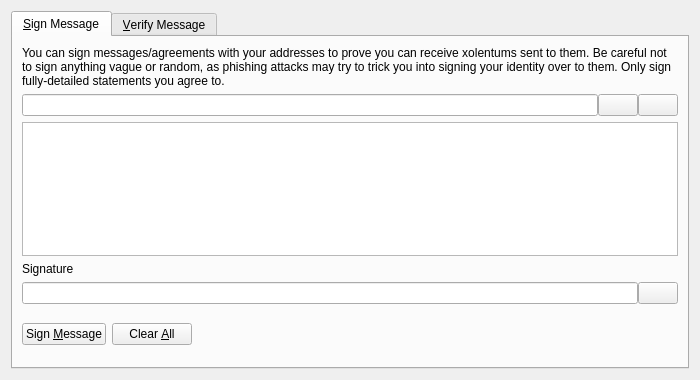
<?xml version="1.0" encoding="UTF-8"?>
<ui version="4.0">
 <class>SignVerifyMessageDialog</class>
 <widget class="QDialog" name="SignVerifyMessageDialog">
  <property name="geometry">
   <rect>
    <x>0</x>
    <y>0</y>
    <width>700</width>
    <height>380</height>
   </rect>
  </property>
  <property name="windowTitle">
   <string>Signatures - Sign / Verify a Message</string>
  </property>
  <property name="modal">
   <bool>true</bool>
  </property>
  <layout class="QVBoxLayout" name="verticalLayout">
   <item>
    <widget class="QTabWidget" name="tabWidget">
     <property name="currentIndex">
      <number>0</number>
     </property>
     <widget class="QWidget" name="tabSignMessage">
      <attribute name="title">
       <string>&amp;Sign Message</string>
      </attribute>
      <layout class="QVBoxLayout" name="verticalLayout_SM">
       <item>
        <widget class="QLabel" name="infoLabel_SM">
         <property name="text">
          <string>You can sign messages/agreements with your addresses to prove you can receive xolentums sent to them. Be careful not to sign anything vague or random, as phishing attacks may try to trick you into signing your identity over to them. Only sign fully-detailed statements you agree to.</string>
         </property>
         <property name="textFormat">
          <enum>Qt::PlainText</enum>
         </property>
         <property name="wordWrap">
          <bool>true</bool>
         </property>
        </widget>
       </item>
       <item>
        <layout class="QHBoxLayout" name="horizontalLayout_1_SM">
         <property name="spacing">
          <number>0</number>
         </property>
         <item>
          <widget class="QValidatedLineEdit" name="addressIn_SM">
           <property name="toolTip">
            <string>The Xolentum address to sign the message with</string>
           </property>
          </widget>
         </item>
         <item>
          <widget class="QPushButton" name="addressBookButton_SM">
           <property name="toolTip">
            <string>Choose previously used address</string>
           </property>
           <property name="text">
            <string/>
           </property>
           <property name="icon">
            <iconset resource="../bitcoin.qrc">
             <normaloff>:/icons/address-book</normaloff>:/icons/address-book</iconset>
           </property>
           <property name="shortcut">
            <string>Alt+A</string>
           </property>
           <property name="autoDefault">
            <bool>false</bool>
           </property>
          </widget>
         </item>
         <item>
          <widget class="QPushButton" name="pasteButton_SM">
           <property name="toolTip">
            <string>Paste address from clipboard</string>
           </property>
           <property name="text">
            <string/>
           </property>
           <property name="icon">
            <iconset resource="../bitcoin.qrc">
             <normaloff>:/icons/editpaste</normaloff>:/icons/editpaste</iconset>
           </property>
           <property name="shortcut">
            <string>Alt+P</string>
           </property>
           <property name="autoDefault">
            <bool>false</bool>
           </property>
          </widget>
         </item>
        </layout>
       </item>
       <item>
        <widget class="QPlainTextEdit" name="messageIn_SM">
         <property name="toolTip">
          <string>Enter the message you want to sign here</string>
         </property>
        </widget>
       </item>
       <item>
        <widget class="QLabel" name="signatureLabel_SM">
         <property name="text">
          <string>Signature</string>
         </property>
         <property name="textFormat">
          <enum>Qt::PlainText</enum>
         </property>
        </widget>
       </item>
       <item>
        <layout class="QHBoxLayout" name="horizontalLayout_2_SM">
         <property name="spacing">
          <number>0</number>
         </property>
         <item>
          <widget class="QLineEdit" name="signatureOut_SM">
           <property name="font">
            <font>
             <italic>true</italic>
            </font>
           </property>
           <property name="readOnly">
            <bool>true</bool>
           </property>
          </widget>
         </item>
         <item>
          <widget class="QPushButton" name="copySignatureButton_SM">
           <property name="toolTip">
            <string>Copy the current signature to the system clipboard</string>
           </property>
           <property name="text">
            <string/>
           </property>
           <property name="icon">
            <iconset resource="../bitcoin.qrc">
             <normaloff>:/icons/editcopy</normaloff>:/icons/editcopy</iconset>
           </property>
           <property name="autoDefault">
            <bool>false</bool>
           </property>
          </widget>
         </item>
        </layout>
       </item>
       <item>
        <layout class="QHBoxLayout" name="horizontalLayout_3_SM">
         <item>
          <widget class="QPushButton" name="signMessageButton_SM">
           <property name="toolTip">
            <string>Sign the message to prove you own this Xolentum address</string>
           </property>
           <property name="text">
            <string>Sign &amp;Message</string>
           </property>
           <property name="icon">
            <iconset resource="../bitcoin.qrc">
             <normaloff>:/icons/edit</normaloff>:/icons/edit</iconset>
           </property>
           <property name="autoDefault">
            <bool>false</bool>
           </property>
          </widget>
         </item>
         <item>
          <widget class="QPushButton" name="clearButton_SM">
           <property name="toolTip">
            <string>Reset all sign message fields</string>
           </property>
           <property name="text">
            <string>Clear &amp;All</string>
           </property>
           <property name="icon">
            <iconset resource="../bitcoin.qrc">
             <normaloff>:/icons/remove</normaloff>:/icons/remove</iconset>
           </property>
           <property name="autoDefault">
            <bool>false</bool>
           </property>
          </widget>
         </item>
         <item>
          <spacer name="horizontalSpacer_1_SM">
           <property name="orientation">
            <enum>Qt::Horizontal</enum>
           </property>
           <property name="sizeHint" stdset="0">
            <size>
             <width>40</width>
             <height>48</height>
            </size>
           </property>
          </spacer>
         </item>
         <item>
          <widget class="QLabel" name="statusLabel_SM">
           <property name="font">
            <font>
             <weight>75</weight>
             <bold>true</bold>
            </font>
           </property>
           <property name="text">
            <string/>
           </property>
           <property name="wordWrap">
            <bool>true</bool>
           </property>
          </widget>
         </item>
         <item>
          <spacer name="horizontalSpacer_2_SM">
           <property name="orientation">
            <enum>Qt::Horizontal</enum>
           </property>
           <property name="sizeHint" stdset="0">
            <size>
             <width>40</width>
             <height>48</height>
            </size>
           </property>
          </spacer>
         </item>
        </layout>
       </item>
      </layout>
     </widget>
     <widget class="QWidget" name="tabVerifyMessage">
      <attribute name="title">
       <string>&amp;Verify Message</string>
      </attribute>
      <layout class="QVBoxLayout" name="verticalLayout_VM">
       <item>
        <widget class="QLabel" name="infoLabel_VM">
         <property name="text">
          <string>Enter the receiver's address, message (ensure you copy line breaks, spaces, tabs, etc. exactly) and signature below to verify the message. Be careful not to read more into the signature than what is in the signed message itself, to avoid being tricked by a man-in-the-middle attack. Note that this only proves the signing party receives with the address, it cannot prove sendership of any transaction!</string>
         </property>
         <property name="textFormat">
          <enum>Qt::PlainText</enum>
         </property>
         <property name="alignment">
          <set>Qt::AlignLeading|Qt::AlignLeft|Qt::AlignTop</set>
         </property>
         <property name="wordWrap">
          <bool>true</bool>
         </property>
        </widget>
       </item>
       <item>
        <layout class="QHBoxLayout" name="horizontalLayout_1_VM">
         <property name="spacing">
          <number>0</number>
         </property>
         <item>
          <widget class="QValidatedLineEdit" name="addressIn_VM">
           <property name="toolTip">
            <string>The Xolentum address the message was signed with</string>
           </property>
          </widget>
         </item>
         <item>
          <widget class="QPushButton" name="addressBookButton_VM">
           <property name="toolTip">
            <string>Choose previously used address</string>
           </property>
           <property name="text">
            <string/>
           </property>
           <property name="icon">
            <iconset resource="../bitcoin.qrc">
             <normaloff>:/icons/address-book</normaloff>:/icons/address-book</iconset>
           </property>
           <property name="shortcut">
            <string>Alt+A</string>
           </property>
           <property name="autoDefault">
            <bool>false</bool>
           </property>
          </widget>
         </item>
        </layout>
       </item>
       <item>
        <widget class="QPlainTextEdit" name="messageIn_VM"/>
       </item>
       <item>
        <widget class="QValidatedLineEdit" name="signatureIn_VM"/>
       </item>
       <item>
        <layout class="QHBoxLayout" name="horizontalLayout_2_VM">
         <item>
          <widget class="QPushButton" name="verifyMessageButton_VM">
           <property name="toolTip">
            <string>Verify the message to ensure it was signed with the specified Xolentum address</string>
           </property>
           <property name="text">
            <string>Verify &amp;Message</string>
           </property>
           <property name="icon">
            <iconset resource="../bitcoin.qrc">
             <normaloff>:/icons/transaction_0</normaloff>:/icons/transaction_0</iconset>
           </property>
           <property name="autoDefault">
            <bool>false</bool>
           </property>
          </widget>
         </item>
         <item>
          <widget class="QPushButton" name="clearButton_VM">
           <property name="toolTip">
            <string>Reset all verify message fields</string>
           </property>
           <property name="text">
            <string>Clear &amp;All</string>
           </property>
           <property name="icon">
            <iconset resource="../bitcoin.qrc">
             <normaloff>:/icons/remove</normaloff>:/icons/remove</iconset>
           </property>
           <property name="autoDefault">
            <bool>false</bool>
           </property>
          </widget>
         </item>
         <item>
          <spacer name="horizontalSpacer_1_VM">
           <property name="orientation">
            <enum>Qt::Horizontal</enum>
           </property>
           <property name="sizeHint" stdset="0">
            <size>
             <width>40</width>
             <height>48</height>
            </size>
           </property>
          </spacer>
         </item>
         <item>
          <widget class="QLabel" name="statusLabel_VM">
           <property name="font">
            <font>
             <weight>75</weight>
             <bold>true</bold>
            </font>
           </property>
           <property name="text">
            <string/>
           </property>
           <property name="wordWrap">
            <bool>true</bool>
           </property>
          </widget>
         </item>
         <item>
          <spacer name="horizontalSpacer_2_VM">
           <property name="orientation">
            <enum>Qt::Horizontal</enum>
           </property>
           <property name="sizeHint" stdset="0">
            <size>
             <width>40</width>
             <height>48</height>
            </size>
           </property>
          </spacer>
         </item>
        </layout>
       </item>
      </layout>
     </widget>
    </widget>
   </item>
  </layout>
 </widget>
 <customwidgets>
  <customwidget>
   <class>QValidatedLineEdit</class>
   <extends>QLineEdit</extends>
   <header>qt/qvalidatedlineedit.h</header>
  </customwidget>
 </customwidgets>
 <resources>
  <include location="../bitcoin.qrc"/>
 </resources>
 <connections/>
</ui>
